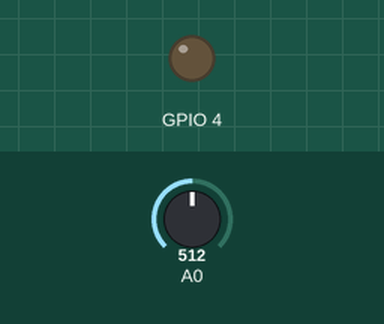
Bench run of a sketch on a simulated ESP8266 (NodeMCU). Parts: output pins drawn as LEDs (lit = HIGH). The test bench sets the inputs (shaded band); at power-on: A0 = 512. WiFi joins after 1.5 s; servers stay silent unless stated; no MQTT or app messages arrive unless stated; what the sketch prints to the serial monitor is not drawn.

Above: at 0.0 s.
At 23.6 s:
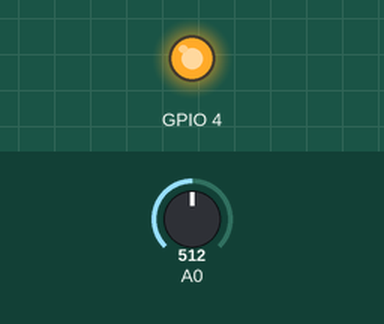
Timing chart, 0 to 25.1 s (numbered marks = the images above):
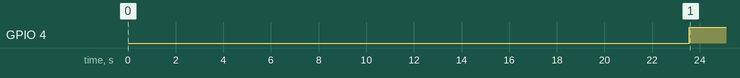

Measured:
- by itself, GPIO 4: LOW → HIGH at 23.6 s

The sketch:

MQ2_Gas_detetor.ino
```cpp
#include <ESP8266WiFi.h>
#include <PubSubClient.h>

#define MQ2pin (0)

float sensorValue;
float gasLevel=300;
bool ledState = false;

const char* ssid = "FormerTopol";
const char* password = "sasa2020";

//const char* mqtt_server = "192.168.1.2";
const char* mqtt_server = "broker.hivemq.com";


WiFiClient esp8266device;
PubSubClient client(esp8266device);


void setup_wifi() {
  delay(10);
  // We start by connecting to a WiFi network
 // Serial.println();
 // Serial.print("Connecting to ");
 // Serial.println(ssid);
  WiFi.begin(ssid, password);
  while (WiFi.status() != WL_CONNECTED) {
    delay(500);
   Serial.print(".");
  }
  Serial.println(WiFi.localIP());
}

void callback(String topic, byte* message, unsigned int length) {
  Serial.print("Message arrived on topic: ");
  Serial.print(topic);
  Serial.print(". Message: ");
  String messagein;
  if (topic=="room1/mq2/level"){
     for (int i = 0; i < length; i++) {
    Serial.print((char)message[i]);
    messagein += (char)message[i];
  }
  gasLevel=messagein.toFloat();
   Serial.print("new Gas level: ");
    Serial.print(gasLevel);
    Serial.println();
  }

}

void reconnect() {
  while (!client.connected()) {
    if (client.connect("device1")) {
      Serial.println("connected");
      client.subscribe("room1/mq2/danger");
      client.subscribe("room1/mq2/level");
      client.subscribe("room1/mq2");
    } else {
      delay(5000);
    }
  }
}


void setup() {

  Serial.begin(9600);
  pinMode(4,OUTPUT);

  setup_wifi();
  Serial.println("Gas sensor warming up!");
  delay(20000);
  client.setServer(mqtt_server, 1883);
  client.setCallback(callback);

}

void loop() {
  sensorValue = analogRead(MQ2pin);
  Serial.print("Sensor Value: ");
  Serial.print(sensorValue);

   if (!client.connected()) {
    reconnect();
  }
    if(!client.loop())
    client.connect("device1");
    float gas_value=sensorValue;
       char g [8];
       dtostrf(gas_value,6,2,g);

   client.publish("room1/mq2",g);
   delay(2000);

  if(sensorValue > gasLevel)
  {
      Serial.print(" | Smoke detected!");
      ledState = true;
      char g [8];
      dtostrf(sensorValue,6,2,g);
      client.publish("room1/mq2/danger",g);
      //delay(2000);
  }
  digitalWrite(4, ledState ? HIGH : LOW);
  if (sensorValue < gasLevel) {
    ledState = false;  // Store LED state as OFF
  }
  Serial.println("");
   delay(1000);
}
```
